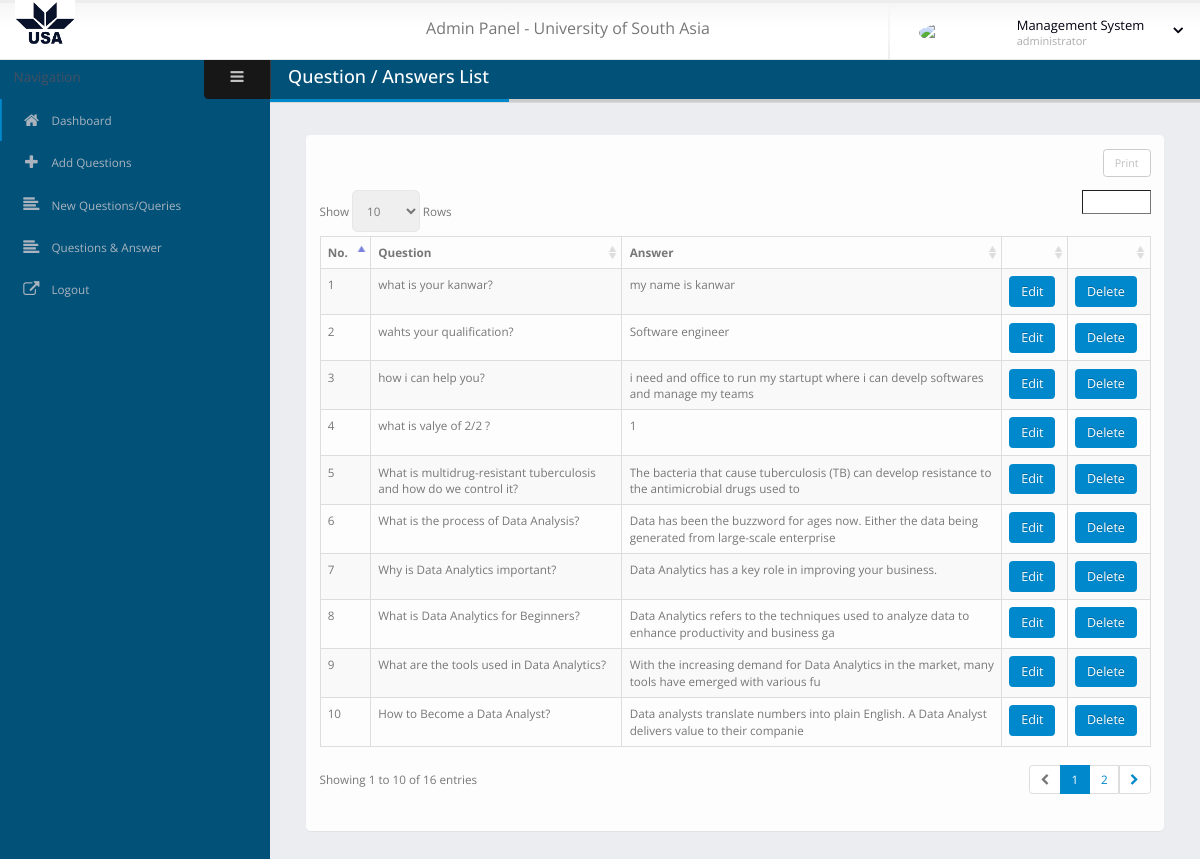
Page /admin/questions_answers.php (signed in) on the committed database.
### tables this page shows
CREATE TABLE `chatbot_hints` (
  `id` int(11) NOT NULL,
  `questions` varchar(100) NOT NULL,
  `reply` varchar(100) NOT NULL
);

### admin/questions_answers.php (the view, shortened to what this page needs)
<!doctype html>
<html class="fixed">
	<head>
		<link rel="stylesheet" href="assets/vendor/bootstrap/css/bootstrap.css" />
		<link rel="stylesheet" href="assets/vendor/font-awesome/css/font-awesome.css" />
		<link rel="stylesheet" href="assets/vendor/magnific-popup/magnific-popup.css" />
		<link rel="stylesheet" href="assets/vendor/bootstrap-datepicker/css/datepicker3.css" />
		<link rel="stylesheet" href="assets/vendor/select2/select2.css" />
		<link rel="stylesheet" href="assets/vendor/jquery-datatables-bs3/assets/css/datatables.css" />
		<link rel="stylesheet" href="assets/stylesheets/theme.css" />
		<link rel="stylesheet" href="assets/stylesheets/skins/default.css" />
		<link rel="stylesheet" href="assets/stylesheets/theme-custom.css">
	</head>
	<body>
		<section class="body">
			<?php include('include/header.php')?>
			<?php include('include/sidebar.php')?>
			<section role="main" class="content-body">
					<header class="page-header">
						<h2>Question / Answers List</h2>
					</header>
						<section class="panel">
							<div class="panel-body">
								<table class="table table-bordered table-striped mb-none" id="datatable-tabletools" data-swf-path="assets/vendor/jquery-datatables/extras/TableTools/swf/copy_csv_xls_pdf.swf">
									<thead>
										<tr>
											<th>No.</th>
											<th>Question</th>
											<th>Answer</th>
											<th></th>
											<th></th>
										</tr>
									</thead>
									<tbody>
									<?php
									include 'include/conn.php';
										$sql='select * from chatbot_hints';
										$result = mysqli_query($conn, $sql);
										$counter = 1;
											while($row=mysqli_fetch_assoc($result))
											{
											 $t_Id = $row['id'];
											 echo "<tr class='gradeX'>";
											 echo "	<td>".$counter."</td>";
											 echo "	<td>".$row['questions']."</td>";
											 echo "	<td>".$row['reply']."</td>";
											 echo "	<td> <a href='edit_questions.php?id=".$row['id']."'class='btn btn-primary'>Edit</a></td>";
                                             echo  " <td><a href='del.php?id=".$t_Id."' class='btn btn-primary'>Delete</a></td>";
											 echo "</tr>";
											 $counter++;
											}
										?>
									</tbody>
								</table>
							</div>
						</section>
				</section>
			</div>
		</section>
	</body>
</html>

### admin/include/header.php (shortened to what this page needs)
<header class="header" >
	<div class="logo-container" >
		<a href="" class="logo">
			<img src="assets/images/download.png" height="60" style='margin-top: -20px;' />
		</a>
	</div>
	<div class="header-right">
<span style='font-size: 16px; margin-right: 150px;' >Admin Panel - University of South Asia</span>
		<span class="separator"></span>
		<div id="userbox" class="userbox">
			<a href="#" data-toggle="dropdown">
				<figure class="profile-picture">
					<img src="assets/images/!logged-user.jpg" alt="Joseph Doe" class="img-circle" data-lock-picture="assets/images/!logged-user.jpg" />
				</figure>
				<div class="profile-info" data-lock-name="John Doe" data-lock-email="">
					<span class="name">Management System</span>
					<span class="role">administrator</span>
				</div>
				<i class="fa custom-caret"></i>
			</a>
		</div>
	</div>
</header>

### admin/include/sidebar.php (shortened to what this page needs)
<div class="inner-wrapper" style=' zoom: 90%;'>
				<aside id="sidebar-left" class="sidebar-left" >
					<div class="sidebar-header">
						<div class="sidebar-title">
						</div>
						<div class="sidebar-toggle hidden-xs" data-toggle-class="sidebar-left-collapsed" data-target="html" data-fire-event="sidebar-left-toggle">
							<i class="fa fa-bars" aria-label="Toggle sidebar"></i>
						</div>
					</div>
					<div class="nano">
						<div class="nano-content">
							<nav id="menu" class="nav-main" role="navigation">
								<ul class="nav nav-main">
									<li class="nav-active">
										<a href="questions_answers.php">
											<i class="fa fa-home" aria-hidden="true"></i>
											<span>Dashboard</span>
										</a>
									</li>
									<li class="">
										<a href="add_questions.php">
											<i class="fa fa-plus" aria-hidden="true"></i>
											<span>Add Questions</span>
										</a>
									</li>
									<li class="">
										<a href="queries_emails.php">
											<i class="fa fa-align-left" aria-hidden="true"></i>
											<span>New Questions/Queries</span>
										</a>
									</li>
									<li class="">
										<a href="questions_answers.php">
											<i class="fa fa-align-left" aria-hidden="true"></i>
											<span>Questions & Answer</span>
										</a>
									</li>
									<li class="">
										<a href="index.php">
											<i class="fa fa-external-link"aria-hidden="true"></i>
											<span>Logout</span>
										</a>
									</li>
								</ul>
							</nav>
					</div>
				</aside>

### admin/assets/stylesheets/skins/default.css (style rules this page uses)
a, .btn-link { color: #0088cc; }
body .btn-primary { color: #ffffff; text-shadow: 0 -1px 0 rgba(0, 0, 0, 0.25); background-color: #0088cc; border-color: #0088cc; }
.page-header h2 { border-bottom-color: #0088cc; }
ul.nav-main > li.nav-active > a { box-shadow: 2px 0 0 #0088cc inset; }

### rows in the picture
chatbot_hints: questions "what is your kanwar?", reply "my name is kanwar"
chatbot_hints: questions "wahts your qualification?", reply "Software engineer"
chatbot_hints: questions "how i can help you?", reply "i need and office to run my startupt where i can develp softwares and manage my teams"
chatbot_hints: questions "what is valye of 2/2 ?", reply "1"
chatbot_hints: questions "What is multidrug-resistant tuberculosis and how do we control it?", reply "The bacteria that cause tuberculosis (TB) can develop resistance to the antimicrobial drugs used to"
chatbot_hints: questions "What is the process of Data Analysis?", reply "Data has been the buzzword for ages now. Either the data being generated from large-scale enterprise"
chatbot_hints: questions "Why is Data Analytics important?", reply "Data Analytics has a key role in improving your business."
chatbot_hints: questions "What is Data Analytics for Beginners?", reply "Data Analytics refers to the techniques used to analyze data to enhance productivity and business ga"
chatbot_hints: questions "What are the tools used in Data Analytics?", reply "With the increasing demand for Data Analytics in the market, many tools have emerged with various fu"
chatbot_hints: questions "How to Become a Data Analyst?", reply "Data analysts translate numbers into plain English. A Data Analyst delivers value to their companie"
